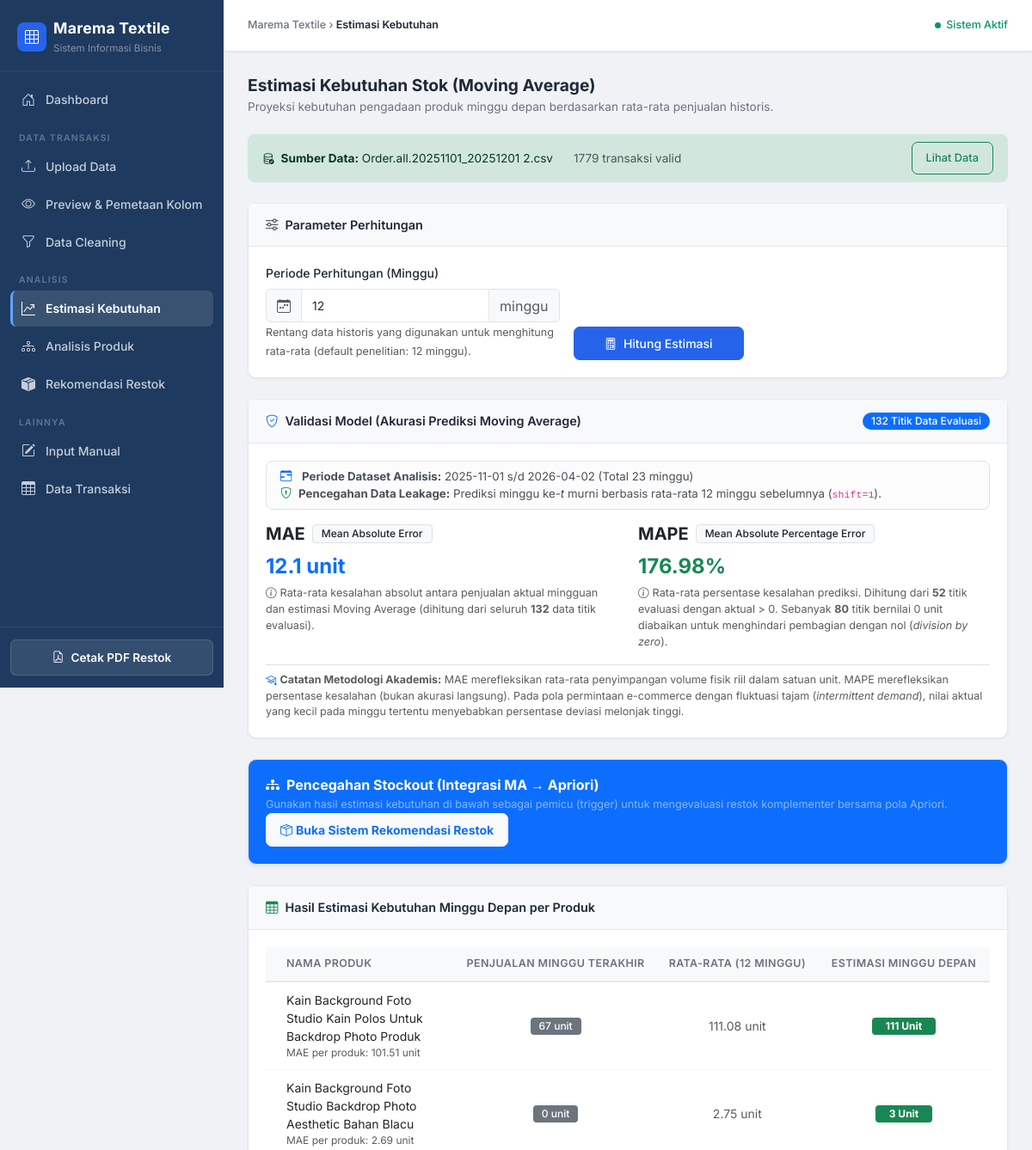
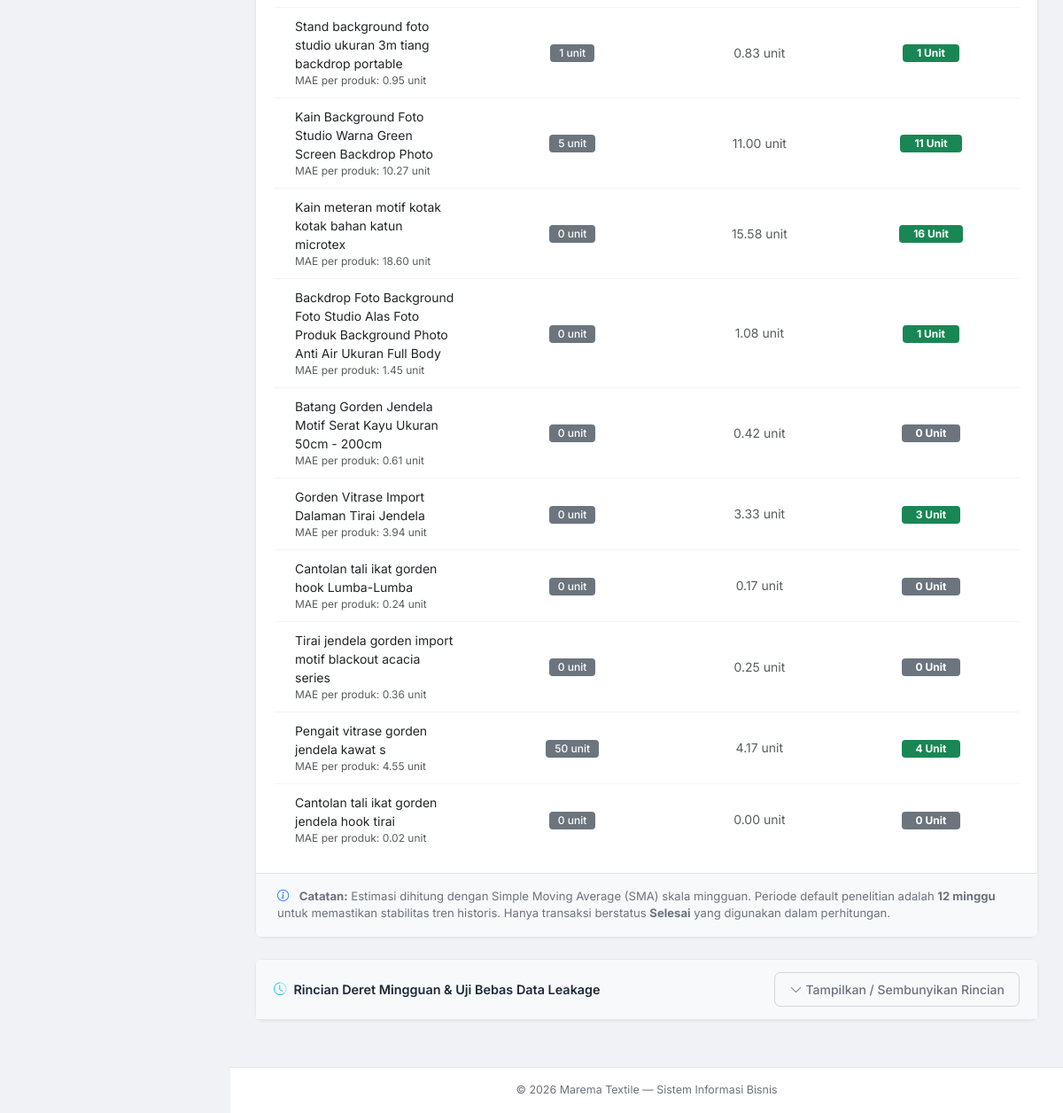
/moving_average, run on the app's committed database (2 pictures, top to bottom).
### tables this page shows
CREATE TABLE upload_session (
            id INTEGER PRIMARY KEY AUTOINCREMENT,
            filename TEXT NOT NULL,
            upload_time TIMESTAMP DEFAULT CURRENT_TIMESTAMP,
            total_rows INTEGER DEFAULT 0,
            column_mapping TEXT,
            raw_preview TEXT,
            status TEXT DEFAULT 'pending'
        , dataset_id INTEGER REFERENCES dataset(id));

CREATE TABLE cleaned_transaksi (
            id INTEGER PRIMARY KEY AUTOINCREMENT,
            session_id INTEGER NOT NULL,
            id_transaksi TEXT NOT NULL,
            tanggal DATE NOT NULL,
            produk TEXT NOT NULL,
            jumlah INTEGER NOT NULL,
            FOREIGN KEY(session_id) REFERENCES upload_session(id)
        );

### app.py (the view, shortened to what this page needs)
@app.route('/moving_average')
def moving_average_analysis():
    active_dataset = get_active_dataset()
    session_ids = get_dataset_session_ids(active_dataset['id'])
    if not session_ids:
        flash('Belum ada data cleaned dalam dataset aktif.', 'warning')
        return redirect(url_for('upload_data'))
    conn = get_db_connection()
    placeholders, params = build_session_in_clause(session_ids)
    df = pd.read_sql_query(
        f'SELECT tanggal, produk, jumlah FROM cleaned_transaksi WHERE session_id IN ({placeholders})',
        conn,
        params=params
    )
    stat_rows = conn.execute(
        f'SELECT * FROM cleaning_stats WHERE session_id IN ({placeholders})', params
    ).fetchall()
    active = conn.execute(
        "SELECT * FROM upload_session WHERE id=?", (session_ids[-1],)
    ).fetchone()
    conn.close()
    stats = None
    if stat_rows:
        stats = {
            'total_raw': sum(safe_int(r['total_raw']) for r in stat_rows),
            'total_clean': sum(safe_int(r['total_clean']) for r in stat_rows),
            'total_batal': sum(safe_int(r['total_batal']) for r in stat_rows),
            'total_invalid': sum(safe_int(r['total_invalid']) for r in stat_rows),
        }
    if df.empty:
        flash('Data cleaned masih kosong.', 'warning')
        return redirect(url_for('cleaned_data'))
    window = request.args.get('window', 12, type=int)
    ma_data = calculate_moving_average(df, window=window)
    results = ma_data['items'] if isinstance(ma_data, dict) else ma_data
    validation = ma_data.get('validation') if isinstance(ma_data, dict) else None
    return render_template('moving_average.html',
                           results=results,
                           validation=validation,
                           window=window,
                           active_session=active,
                           active_dataset=active_dataset,
                           data_stats=stats)

### templates/moving_average.html (shortened to what this page needs)
{% extends "base.html" %}
{% block page_title %}Estimasi Kebutuhan{% endblock %}
{% block content %}
<div class="page-heading">
    <h4>Estimasi Kebutuhan Stok (Moving Average)</h4>
    <p>Proyeksi kebutuhan pengadaan produk minggu depan berdasarkan rata-rata penjualan historis.</p>
</div>
{% if active_session %}
<div class="alert alert-success d-flex align-items-center gap-2 mb-4 py-2 px-3" style="font-size:0.85rem;">
    <i class="bi bi-database-check"></i>
    <span><strong>Sumber Data:</strong> {{ active_session.filename }}</span>
    {% if data_stats %}
    <span class="ms-3 text-muted">{{ data_stats.total_clean }} transaksi valid</span>
    {% endif %}
    <a href="/cleaned_data" class="btn btn-sm btn-outline-success ms-auto px-3" style="font-size:0.8rem;">Lihat Data</a>
</div>
{% endif %}
<div class="card mb-4">
    <div class="card-header">
        <i class="bi bi-sliders me-2"></i>Parameter Perhitungan
    </div>
    <div class="card-body">
        <form class="row g-3 align-items-end" method="GET">
            <div class="col-md-5">
                <label for="window" class="form-label">Periode Perhitungan (Minggu)</label>
                <div class="input-group">
                    <span class="input-group-text bg-light text-muted"><i class="bi bi-calendar-week"></i></span>
                    <input type="number" min="2" max="52" class="form-control" name="window" value="{{ window }}" required>
                    <span class="input-group-text bg-light text-muted">minggu</span>
                </div>
                <small class="text-muted">Rentang data historis yang digunakan untuk menghitung rata-rata (default penelitian: 12 minggu).</small>
            </div>
            <div class="col-md-3">
                <button type="submit" class="btn btn-primary w-100">
                    <i class="bi bi-calculator me-2"></i>Hitung Estimasi
                </button>
            </div>
        </form>
    </div>
</div>
{% if validation %}
<div class="card mb-4">
    <div class="card-header d-flex justify-content-between align-items-center">
        <span><i class="bi bi-shield-check me-2 text-primary"></i>Validasi Model (Akurasi Prediksi Moving Average)</span>
        <span class="badge bg-primary rounded-pill">{{ validation.n_data }} Titik Data Evaluasi</span>
    </div>
    <div class="card-body">
        <div class="alert alert-light border py-2 px-3 mb-3 d-flex flex-wrap justify-content-between align-items-center" style="font-size:0.83rem;">
            <div>
                <i class="bi bi-calendar-range me-2 text-primary"></i>
                <strong>Periode Dataset Analisis:</strong> {{ validation.start_date }} s/d {{ validation.end_date }} (Total {{ validation.total_weeks }} minggu)
            </div>
            <div>
                <i class="bi bi-shield-lock me-1 text-success"></i>
                <strong>Pencegahan Data Leakage:</strong> Prediksi minggu ke-<em>t</em> murni berbasis rata-rata 12 minggu sebelumnya (<code>shift=1</code>).
            </div>
        </div>
        <div class="row g-4">
            <div class="col-md-6">
                <div class="d-flex align-items-center mb-2">
                    <h5 class="mb-0 fw-bold me-2">MAE</h5>
                    <span class="badge bg-light text-dark border">Mean Absolute Error</span>
                </div>
                <div class="fs-4 fw-bold text-primary mb-1">{{ validation.mae }} unit</div>
                <p class="text-muted small mb-0">
                    <i class="bi bi-info-circle me-1"></i>Rata-rata kesalahan absolut antara penjualan aktual mingguan dan estimasi Moving Average (dihitung dari seluruh <strong>{{ validation.n_data }}</strong> data titik evaluasi).
                </p>
            </div>
            <div class="col-md-6">
                <div class="d-flex align-items-center mb-2">
                    <h5 class="mb-0 fw-bold me-2">MAPE</h5>
                    <span class="badge bg-light text-dark border">Mean Absolute Percentage Error</span>
                </div>
                <div class="fs-4 fw-bold text-success mb-1">{{ validation.mape }}%</div>
                <p class="text-muted small mb-0">
                    <i class="bi bi-info-circle me-1"></i>Rata-rata persentase kesalahan prediksi. Dihitung dari <strong>{{ validation.n_data_mape }}</strong> titik evaluasi dengan aktual &gt; 0. Sebanyak <strong>{{ validation.n_data_zero }}</strong> titik bernilai 0 unit diabaikan untuk menghindari pembagian dengan nol (<em>division by zero</em>).
                </p>
            </div>
        </div>
        <div class="mt-3 pt-2 border-top text-muted small" style="font-size:0.78rem;">
            <i class="bi bi-mortarboard me-1 text-primary"></i><strong>Catatan Metodologi Akademis:</strong>
            MAE merefleksikan rata-rata penyimpangan volume fisik riil dalam satuan unit. MAPE merefleksikan persentase kesalahan (bukan akurasi langsung). Pada pola permintaan e-commerce dengan fluktuasi tajam (<em>intermittent demand</em>), nilai aktual yang kecil pada minggu tertentu menyebabkan persentase deviasi melonjak tinggi.
        </div>
    </div>
</div>
{% endif %}
<div class="card mb-4 bg-primary text-white border-0 shadow-sm">
    <div class="card-body d-flex flex-wrap justify-content-between align-items-center p-3">
        <div>
            <h6 class="fw-bold mb-1"><i class="bi bi-diagram-3-fill me-2"></i>Pencegahan Stockout (Integrasi MA &rarr; Apriori)</h6>
            <p class="small mb-0 text-white-50">Gunakan hasil estimasi kebutuhan di bawah sebagai pemicu (trigger) untuk mengevaluasi restok komplementer bersama pola Apriori.</p>
        </div>
        <a href="/rekomendasi?window={{ window }}" class="btn btn-light btn-sm fw-bold px-3 py-2 text-primary mt-2 mt-md-0">
            <i class="bi bi-box-seam me-1"></i>Buka Sistem Rekomendasi Restok
        </a>
    </div>
</div>
<div class="card mb-4">
    <div class="card-header">
        <i class="bi bi-table me-2 text-success"></i>Hasil Estimasi Kebutuhan Minggu Depan per Produk
    </div>
    <div class="card-body p-0">
        <div class="table-responsive">
            <table class="table mb-0">
                <thead>
                    <tr>
                        <th class="ps-4">Nama Produk</th>
                        <th class="text-center" style="width:190px;">Penjualan Minggu Terakhir</th>
                        <th class="text-center" style="width:180px;">Rata-rata ({{ window }} Minggu)</th>
                        <th class="text-center" style="width:200px;">Estimasi Minggu Depan</th>
                    </tr>
                </thead>
                <tbody>
                    {% for item in results %}
                    <tr>
                        <td class="ps-4 fw-500">
                            {{ item['produk'] }}
                            {% if item['mae'] is defined and item['mae'] is not none %}
                            <div class="small text-muted" style="font-size:0.75rem;">MAE per produk: {{ "%.2f"|format(item['mae']) }} unit</div>
                            {% endif %}
                        </td>
                        <td class="text-center">
                            <span class="badge bg-secondary text-white">{{ item['last_week_sales'] }} unit</span>
                        </td>
                        <td class="text-center text-muted">{{ "%.2f"|format(item['moving_avg']) }} unit</td>
                        <td class="text-center">
                            <span class="badge {% if item['prediction'] > 0 %}bg-success{% else %}bg-secondary{% endif %} text-white fw-bold px-3">
                                {{ item['prediction']|int }} Unit
                            </span>
                        </td>
                    </tr>
                    {% endfor %}
                </tbody>
            </table>
        </div>
    </div>
    <div class="card-footer bg-light border-top py-3 px-4" style="font-size:0.82rem;color:#6b7280;">
        <i class="bi bi-info-circle me-2 text-primary"></i>
        <strong>Catatan:</strong> Estimasi dihitung dengan Simple Moving Average (SMA) skala mingguan.
        Periode default penelitian adalah <strong>12 minggu</strong> untuk memastikan stabilitas tren historis.
        Hanya transaksi berstatus <strong>Selesai</strong> yang digunakan dalam perhitungan.
    </div>
</div>
<div class="card mb-4">
    <div class="card-header d-flex justify-content-between align-items-center">
        <span><i class="bi bi-clock-history me-2 text-info"></i>Rincian Deret Mingguan &amp; Uji Bebas Data Leakage</span>
        <button class="btn btn-sm btn-outline-secondary" type="button" data-bs-toggle="collapse" data-bs-target="#weeklyDetailCollapse">
            <i class="bi bi-chevron-down me-1"></i>Tampilkan / Sembunyikan Rincian
        </button>
    </div>
</div>
{% endblock %}

### templates/base.html (shortened to what this page needs)
<!DOCTYPE html>
<html lang="id">
<head>
    <link href="https://cdn.jsdelivr.net/npm/bootstrap@5.3.0/dist/css/bootstrap.min.css" rel="stylesheet">
    <link rel="stylesheet" href="https://cdn.jsdelivr.net/npm/bootstrap-icons@1.10.0/font/bootstrap-icons.css">
</head>
<body>
<div class="app-container">
    <aside class="sidebar">
        <div class="sidebar-brand">
            <div class="d-flex align-items-center gap-2">
                <div style="width:34px;height:34px;background:#2563eb;border-radius:8px;display:flex;align-items:center;justify-content:center;">
                    <i class="bi bi-grid-3x3 text-white" style="font-size:1rem;"></i>
                </div>
                <div>
                    <div class="brand-name">Marema Textile</div>
                    <div class="brand-sub">Sistem Informasi Bisnis</div>
                </div>
            </div>
        </div>
        <ul class="sidebar-nav">
            <li>
                <a href="/" class="nav-link-item {% if request.path == '/' %}active{% endif %}">
                    <i class="bi bi-house-door"></i>
                    <span>Dashboard</span>
                </a>
            </li>
            <span class="nav-section-label">Data Transaksi</span>
            <li>
                <a href="/upload" class="nav-link-item {% if request.path == '/upload' %}active{% endif %}">
                    <i class="bi bi-upload"></i>
                    <span>Upload Data</span>
                </a>
            </li>
            <li>
                <a href="/preview" class="nav-link-item {% if request.path == '/preview' %}active{% endif %}">
                    <i class="bi bi-eye"></i>
                    <span>Preview & Pemetaan Kolom</span>
                </a>
            </li>
            <li>
                <a href="/cleaned_data" class="nav-link-item {% if request.path == '/cleaned_data' %}active{% endif %}">
                    <i class="bi bi-funnel"></i>
                    <span>Data Cleaning</span>
                </a>
            </li>
            <span class="nav-section-label">Analisis</span>
            <li>
                <a href="/moving_average" class="nav-link-item {% if request.path == '/moving_average' %}active{% endif %}">
                    <i class="bi bi-graph-up-arrow"></i>
                    <span>Estimasi Kebutuhan</span>
                </a>
            </li>
            <li>
                <a href="/apriori" class="nav-link-item {% if request.path == '/apriori' %}active{% endif %}">
                    <i class="bi bi-diagram-3"></i>
                    <span>Analisis Produk</span>
                </a>
            </li>
            <li>
                <a href="/rekomendasi" class="nav-link-item {% if request.path == '/rekomendasi' %}active{% endif %}">
                    <i class="bi bi-box-seam-fill"></i>
                    <span>Rekomendasi Restok</span>
                </a>
            </li>
            <span class="nav-section-label">Lainnya</span>
            <li>
                <a href="/input" class="nav-link-item {% if request.path == '/input' %}active{% endif %}">
                    <i class="bi bi-pencil-square"></i>
                    <span>Input Manual</span>
                </a>
            </li>
            <li>
                <a href="/data" class="nav-link-item {% if request.path == '/data' %}active{% endif %}">
                    <i class="bi bi-table"></i>
                    <span>Data Transaksi</span>
                </a>
            </li>
        </ul>
        <div class="sidebar-footer">
            <a href="#" id="btnExportPdf" class="btn-export-pdf">
                <i class="bi bi-file-earmark-pdf"></i>
                <span>Cetak PDF Restok</span>
            </a>
        </div>
    </aside>
    <div class="main-wrapper">
        <header class="top-header">
            <div class="d-flex align-items-center gap-3">
                <div class="page-breadcrumb d-none d-sm-block">
                    Marema Textile &rsaquo; <span>{% block page_title %}Dashboard{% endblock %}</span>
                </div>
            </div>
            <div class="header-right">
                <div class="system-status">
                    <div class="status-dot"></div>
                    Sistem Aktif
                </div>
            </div>
        </header>
        <main class="content-body">
            {% block content %}{% endblock %}
        </main>
        <footer class="app-footer">
        </footer>
    </div>
</div>
</body>
</html>

### data on the page
upload_session: filename "Order.all.20251101_20251201 2.csv"
cleaned_transaksi: produk "Kain Background Foto Studio Kain Polos Untuk Backdrop Photo Produk", mae "101.51", last_week_sales "67", moving_avg "111.08", prediction "111"
cleaned_transaksi: produk "Kain Background Foto Studio Backdrop Photo Aesthetic Bahan Blacu", mae "2.69", last_week_sales "0", moving_avg "2.75", prediction "3"
cleaned_transaksi: produk "Stand background foto studio ukuran 3m tiang backdrop portable", mae "0.95", last_week_sales "1", moving_avg "0.83", prediction "1"
cleaned_transaksi: produk "Kain Background Foto Studio Warna Green Screen Backdrop Photo", mae "10.27", last_week_sales "5", moving_avg "11.00", prediction "11"
cleaned_transaksi: produk "Kain meteran motif kotak kotak bahan katun microtex", mae "18.60", last_week_sales "0", moving_avg "15.58", prediction "16"
cleaned_transaksi: produk "Backdrop Foto Background Foto Studio Alas Foto Produk Background Photo Anti Air Ukuran Full Body", mae "1.45", last_week_sales "0", moving_avg "1.08", prediction "1"
cleaned_transaksi: produk "Batang Gorden Jendela Motif Serat Kayu Ukuran 50cm - 200cm", mae "0.61", last_week_sales "0", moving_avg "0.42", prediction "0"
cleaned_transaksi: produk "Gorden Vitrase Import Dalaman Tirai Jendela", mae "3.94", last_week_sales "0", moving_avg "3.33", prediction "3"
cleaned_transaksi: produk "Cantolan tali ikat gorden hook Lumba-Lumba", mae "0.24", last_week_sales "0", moving_avg "0.17", prediction "0"
cleaned_transaksi: produk "Tirai jendela gorden import motif blackout acacia series", mae "0.36", last_week_sales "0", moving_avg "0.25", prediction "0"
cleaned_transaksi: produk "Pengait vitrase gorden jendela kawat s", mae "4.55", last_week_sales "50", moving_avg "4.17", prediction "4"
cleaned_transaksi: produk "Cantolan tali ikat gorden jendela hook tirai", mae "0.02", last_week_sales "0", moving_avg "0.00", prediction "0"

### other printed values
{{ data_stats.total_clean }} "1779"
{{ validation.n_data }} "132"
{{ validation.start_date }} "2025-11-01"
{{ validation.end_date }} "2026-04-02"
{{ validation.total_weeks }} "23"
{{ validation.mae }} "12.1"
{{ validation.mape }} "176.98"
{{ validation.n_data_mape }} "52"
{{ validation.n_data_zero }} "80"
{{ window }} "12"
